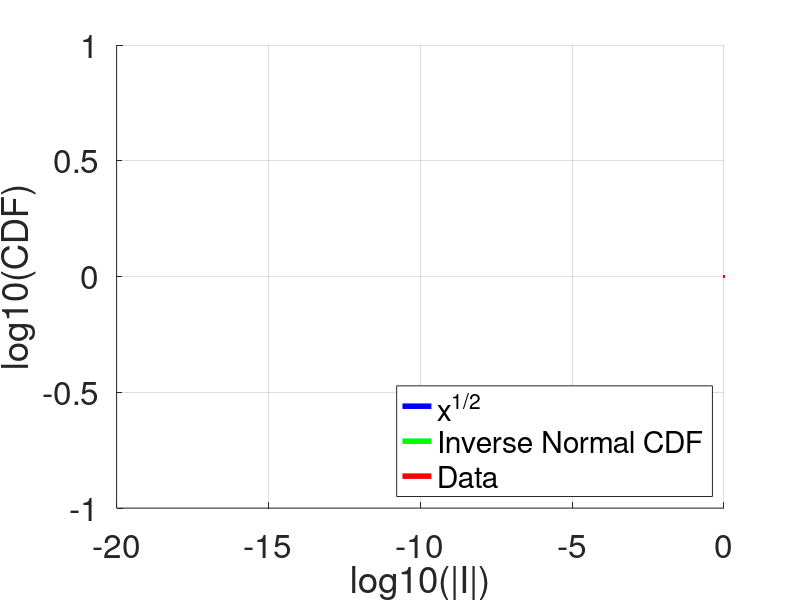

MATLAB code to generate this figure: (Note: this script raises an error after producing the figure.)
x=linspace(-20,-1,100);
figure;
axes('FontSize',24);
hold on;grid on
% plot(x,log10(normpdf(x,mean(I),std(I))),'r');
% plot(x,(1/2*((x-mean(I))/std(I))),'b');
plot(x,(1/2*((x-mean(I))/std(I)))-log10(2),'b','LineWidth',4);

% plot(x, ((1./x.^2).*(exp(-((1./x-mean(1./I))/sqrt(2)/std(1./I)).^2))/sqrt(2*pi*std(1./I)^2)),'k')
% plot(x, 2*((x-mean(I))/std(I)),'--k')

plot(x(1:end),log10(0.5*(1-erf((1./x  - mean(1./I))/(sqrt(2)*std(1./I))))),'g','LineWidth',4)
plot(sort(I),log10((1:length(I))/length(I)),'r','LineWidth',4)
% plot(x,log10((1./x).^2.*exp(-(1./x-mean(1./I)).^2/2/std(1./I)^2))/sqrt(2*pi*std(1./I)^2))
legend(['x^{1/2}           ';...
        'Inverse Normal CDF';...
        'Data              '],'Location','SouthEast');
xlabel('log10(|I|)');
ylabel('log10(CDF)')
% print(gcf, '-depsc2', 'Sinai_CDF_I');

%%
x=linspace(min(barrier),max(barrier),100);

figure;
axes('FontSize',24);
hold on;grid on

plot(x(1:end),(0.5*(1-erf((1./x  - mean(1./barrier))/(sqrt(2)*std(1./barrier))))),'--k','LineWidth',4)
plot(x, (0.5*(1+erf((log(x)-mean(log(barrier)))/sqrt(2*std(log(barrier))^2)))),'g','LineWidth',4);
plot(x(1:end),(normcdf(x,mean(barrier),std(barrier))),'b','LineWidth',4)
plot(sort(barrier),((1:length(barrier))/length(barrier)),'r','LineWidth',4);
% plot(x,log10((1./x).^2.*exp(-(1./x-mean(1./I)).^2/2/std(1./I)^2))/sqrt(2*pi*std(1./I)^2))
legend(['Inv-Normal';...
        'Log-Normal';...
        'Normal    ';...
        'Data      '],'Location','SouthEast');

xlabel('barrier');
ylabel('CDF')
print(gcf, '-depsc2', 'Barrier1');

figure;
axes('FontSize',24);
hold on;grid on

plot(x(1:end),log10(0.5*(1-erf((1./x  - mean(1./barrier))/(sqrt(2)*std(1./barrier))))),'--k','LineWidth',4)
plot(x, log10(0.5*(1+erf((log(x)-mean(log(barrier)))/sqrt(2*std(log(barrier))^2)))),'g','LineWidth',4);
plot(x(1:end),log10(normcdf(x,mean(barrier),std(barrier))),'b','LineWidth',4)
plot(sort(barrier),log10((1:length(barrier))/length(barrier)),'r','LineWidth',4);
% plot(x,log10((1./x).^2.*exp(-(1./x-mean(1./I)).^2/2/std(1./I)^2))/sqrt(2*pi*std(1./I)^2))
legend(['Inv-Normal';...
        'Log-Normal';...
        'Normal    ';...
        'Data      '],'Location','SouthEast');

xlabel('barrier');
ylabel('log10(CDF)')
print(gcf, '-depsc2', 'Barrier2');

figure;
axes('FontSize',24);
hold on;grid on

plot(x(1:end),log10(1-0.5*(1-erf((1./x  - mean(1./barrier))/(sqrt(2)*std(1./barrier))))),'--k','LineWidth',4)
plot(x, log10(1-0.5*(1+erf((log(x)-mean(log(barrier)))/sqrt(2*std(log(barrier))^2)))),'g','LineWidth',4);
plot(x(1:end),log10(1-normcdf(x,mean(barrier),std(barrier))),'b','LineWidth',4)
plot(sort(barrier),log10(1-(1:length(barrier))/length(barrier)),'r','LineWidth',4);
% plot(x,log10((1./x).^2.*exp(-(1./x-mean(1./I)).^2/2/std(1./I)^2))/sqrt(2*pi*std(1./I)^2))
legend(['Inv-Normal';...
        'Log-Normal';...
        'Normal    ';...
        'Data      '],'Location','SouthEast');
xlabel('barrier');
ylabel('log10(CDF^{-1})')
print(gcf, '-depsc2', 'Barrier3');